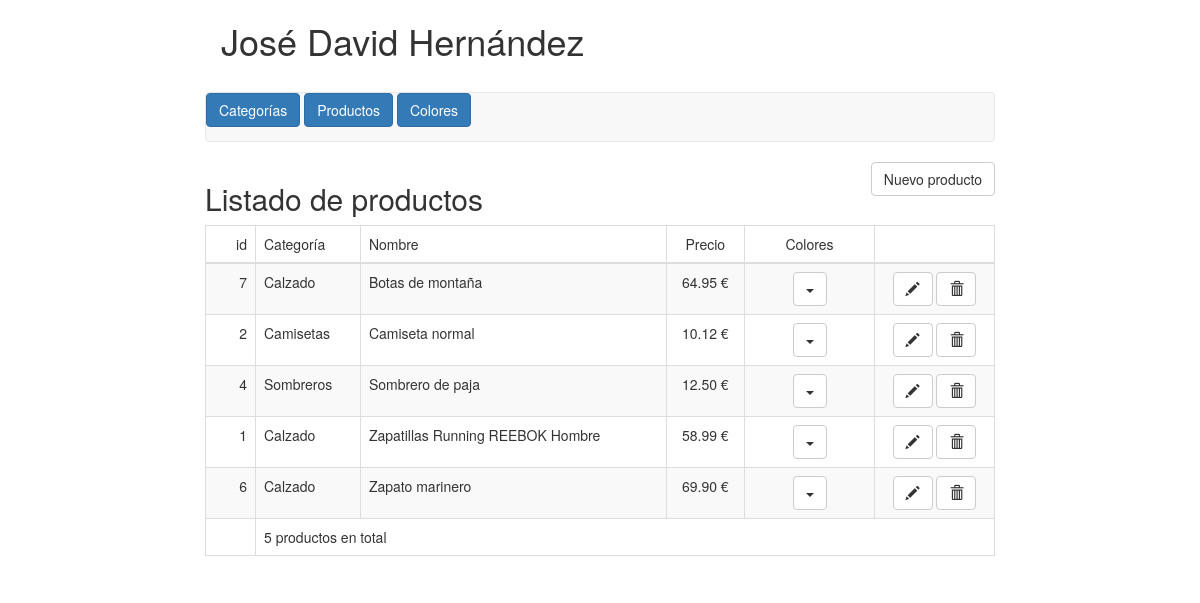
Page /index.php/productos/listado on the committed database.
### tables this page shows
CREATE TABLE IF NOT EXISTS `productos` (
  `id` int(10) unsigned NOT NULL,
  `fk_categorias` smallint(5) unsigned NOT NULL,
  `precio` float unsigned NOT NULL
);

### application/core/MY_Controller.php (called while the page is built, shortened)
<?php
class MY_Controller extends CI_Controller
{
    protected $view = '';
    protected $data = array();
    protected $layout;
    protected $models = array();
    protected $model_string = '%_model';
    public function _remap($method)
    {
        if (method_exists($this, $method))
        {
            call_user_func_array(array($this, $method), array_slice($this->uri->rsegments, 2));
        }
        $this->_load_view();
    }
    protected function _load_view()
    {
        if ($this->view !== FALSE)
        {
            $view = (!empty($this->view)) ? $this->view : $this->router->directory . $this->router->class . '/' . $this->router->method;
            $data['yield'] = $this->load->view($view, $this->data, TRUE);
            $data = array_merge($this->data, $data);
            $layout = FALSE;
            if (!isset($this->layout))
            {
                if (file_exists(APPPATH . 'views/layouts/' . $this->router->class . '.php'))
                {
                    $layout = 'layouts/' . $this->router->class;
                }
                else
                {
                    $layout = 'layouts/application';
                }
            }
            else if ($this->layout !== FALSE)
            {
                $layout = $this->layout;
            }
            if ($layout == FALSE)
            {
                $this->output->set_output($data['yield']);
            }
            else
            {
                $this->load->view($layout, $data);
            }
        }
    }
    private function _load_models()
    {
        foreach ($this->models as $model)
        {
            $this->load->model($this->_model_name($model), $model);
        }
    }
    protected function _model_name($model)
    {
        return str_replace('%', $model, $this->model_string);
    }
}

### index.php (called while the page is built, shortened)
<?php
require_once BASEPATH.'core/CodeIgniter.php';

### application/models/Productos_model.php (called while the page is built, shortened)
<?php
class Productos_model extends CI_Model {
    function getProductos($codigo_idioma) {
        $this->db->select('id_categoria, id, nombre, descripcion, precio');
        $this->db->from('listar_productos');
        $this->db->where('codigo', $codigo_idioma);
        $this->db->order_by('nombre', 'ASC');
        $query = $this->db->get();
        $productos = array();
        foreach ($query->result() as $producto) {
            $producto->nombre = stripslashes($producto->nombre);
            $productos[] = $producto;
        }
        return $productos;
    }
}

### application/controllers/Productos.php (called while the page is built, shortened)
<?php
class Productos extends MY_Controller {
    function listado() {
        $productos = $this->productos->getProductos('es');
        foreach ($productos as $producto) {
            $producto->categoria = $this->categorias_model->getCategoria($producto->id_categoria, 'es');
            $producto->colores = $this->colores_model->getColorProductos($producto->id, 'es');
        }
    }
}

### application/models/Categorias_model.php (called while the page is built, shortened)
<?php
class Categorias_model extends CI_Model {
    function getCategoria($id, $codigo_idioma) {
        $this->db->select('id, nombre');
        $this->db->from('listar_categorias');
        $this->db->where('id', $id);
        $this->db->where('codigo', $codigo_idioma);
        $query = $this->db->get();
        $categoria = NULL;
        if ($query->num_rows() > 0) {
            $categoria = $query->first_row();
        }
        return $categoria;
    }
}

### application/views/productos/listado.php (the view, shortened to what this page needs)
<div class="">
    <div class="row titulo">
        <div class="col-md-9">
            <h2>Listado de productos</h2>
        </div>
        <div class="col-md-3 text-right">
            <a class="btn btn-default" href="<?php echo base_url('productos/nuevo'); ?>" role="button">Nuevo producto</a>
        </div>
    </div>
    <div class="contenido">
        <table class="table table-striped table-bordered">
            <thead>
                <tr class='texto-grande'>
                    <td width="50" align="right">id</td>
                    <td>Categoría</td>
                    <td>Nombre</td>
                    <td align="center">Precio</td>
                    <td width="130" align="center">Colores</td>
                    <td width="120"></td>
                </tr>
            </thead>
            <tbody>
                <?php
                foreach ($productos as $producto):
                    ?>
                    <tr>
                        <td align="right"><?php echo $producto->id; ?></td>
                        <td><?php echo $producto->categoria->nombre; ?></td>
                        <td><?php echo $producto->nombre; ?></td>
                        <td align="center"><?php echo number_format($producto->precio, 2); ?> €</td>
                        <td align="center">
                            <?php
                            if (sizeof($producto->colores) > 0):
                                ?>
                                <div class="dropdown">
                                    <button class="btn btn-default dropdown-toggle" type="" data-toggle="dropdown">
                                        <span class="caret"></span>
                                    </button>
                                </div>
                                <?php
                            endif;
                            ?>
                        </td>
                        <td align="center">
                            <a href="<?php echo base_url('productos/editar/' . $producto->id); ?>" role="button" class="btn btn-default" title="Editar"><span class="glyphicon glyphicon-pencil"></span></a>
                            <a href="<?php echo base_url('productos/eliminar/' . $producto->id); ?>" role="button" class="btn btn-default" title="Eliminar"><span class="glyphicon glyphicon-trash"></span></a>
                        </td>
                    </tr>
                    <?php
                endforeach;
                ?>
            </tbody>
            <tfoot>
                <tr class='texto-grande'><td></td><td colspan="5"><?php echo sizeof($productos); ?> productos en total</td></tr>
            </tfoot>
        </table>
    </div>
</div>

### rows in the picture
productos: id "7", nombre "Calzado", nombre "Botas de montaña", precio "64.95"
productos: id "2", nombre "Camisetas", nombre "Camiseta normal", precio "10.12"
productos: id "4", nombre "Sombreros", nombre "Sombrero de paja", precio "12.50"
productos: id "1", nombre "Calzado", nombre "Zapatillas Running REEBOK Hombre", precio "58.99"
productos: id "6", nombre "Calzado", nombre "Zapato marinero", precio "69.90"

### other values in the picture
sizeof($productos) "5"
